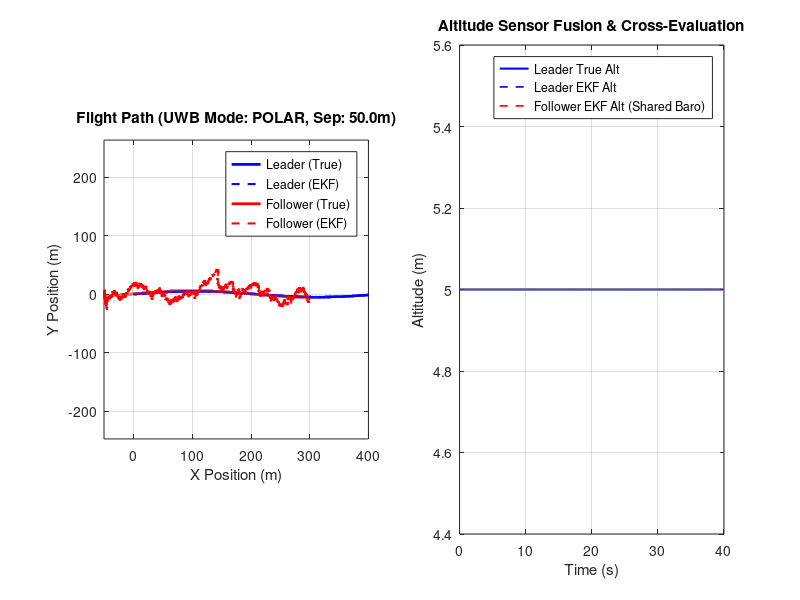
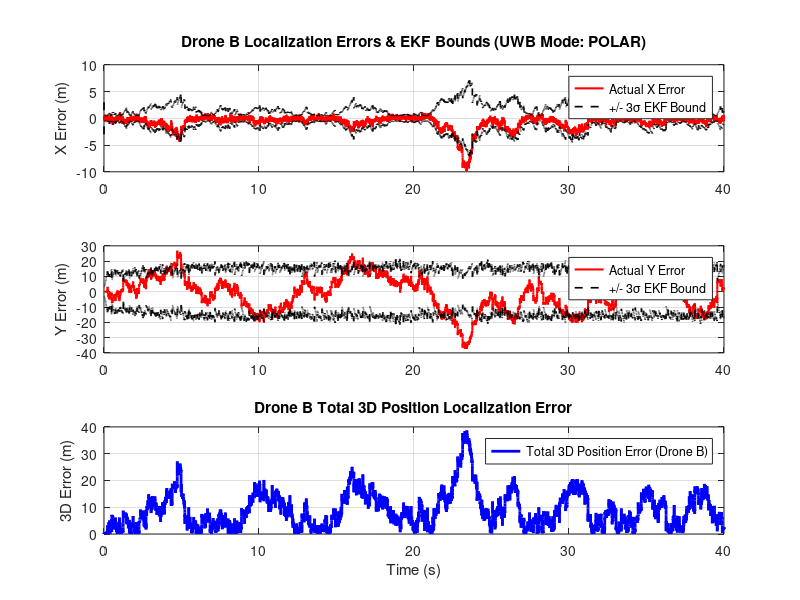

Reproduce these figures in MATLAB, in order.
%% =========================================================================
% MULTI-DRONE NAVIGATION AND SENSOR FUSION SIMULATION (LEADER-FOLLOWER)
% =========================================================================
% Description: 
%   - Drone A (Leader): Sinusoidal forward flight path, GPS, Ideal Baro, DR.
%   - Drone B (Follower): GPS-denied, Ideal Baro, DR, and UWB relative ranging.
%   - Feature Added: Toggleable UWB calculation in Polar Coordinates (Radius 
%     from UWB range, angle estimation via EKF).
% =========================================================================

clear; close all; clc;

%% 1. CONFIGURABLE SIMULATION PARAMETERS
config.coord_system       = 'polar'; % Global display: 'cartesian' or 'polar'
config.uwb_representation = 'polar';     % UWB mode: 'polar' (radius calculated directly) or 'cartesian'
config.sep_distance       = 50.0;         % Following distance for Drone B (meters)
config.flight_speed       = 10.0;         % Operational speed (m/s)
config.dt                 = 0.001;         % Time step (seconds)
config.T_total            = 40.0;        % Total simulation time (seconds)

time_vec = 0:config.dt:config.T_total;
num_steps = length(time_vec);

%% 2. TRUE TRAJECTORY GENERATION (LEADER - DRONE A)
amplitude_y = 5.0;  % Sway amplitude (meters)
freq_y = 0.15;      % Sway frequency (rad/s)

true_A = struct();
true_A.x = zeros(1, num_steps);
true_A.y = zeros(1, num_steps);
true_A.z = zeros(1, num_steps);
true_A.v = zeros(1, num_steps);
true_A.psi = zeros(1, num_steps);

for k = 1:num_steps
    t = time_vec(k);
    true_A.x(k) = config.flight_speed * t;
    true_A.y(k) = amplitude_y * sin(freq_y * t);
    true_A.z(k) = 5.0; % Constant clean altitude profile
    
    if k == 1
        true_A.v(k) = config.flight_speed;
        true_A.psi(k) = 0;
    else
        dx = true_A.x(k) - true_A.x(k-1);
        dy = true_A.y(k) - true_A.y(k-1);
        true_A.v(k) = sqrt(dx^2 + dy^2) / config.dt;
        true_A.psi(k) = atan2(dy, dx);
    end
end

% Generate Follower (Drone B) Trajectory: lagging Drone A by separation distance
true_B = struct();
true_B.x = zeros(1, num_steps);
true_B.y = zeros(1, num_steps);
true_B.z = zeros(1, num_steps);
true_B.v = zeros(1, num_steps);
true_B.psi = zeros(1, num_steps);

for k = 1:num_steps
    lag_steps = round((config.sep_distance / config.flight_speed) / config.dt);
    ref_idx = max(1, k - lag_steps);
    
    true_B.x(k) = true_A.x(ref_idx) - config.sep_distance * cos(true_A.psi(ref_idx));
    true_B.y(k) = true_A.y(ref_idx) - config.sep_distance * sin(true_A.psi(ref_idx));
    true_B.z(k) = true_A.z(ref_idx);
    true_B.v(k) = true_A.v(ref_idx);
    true_B.psi(k) = true_A.psi(ref_idx);
end

%% 3. SENSOR NOISE & MEASUREMENT GENERATION
rng(42); % Seed for reproducibility

gps_noise_std = 1.5;     
dr_v_noise_std = 0.2;    
dr_psi_noise_std = 0.05; 
uwb_noise_std = 0.3;     

% Drone A Measurements
meas_A.gps_x = true_A.x + gps_noise_std * randn(1, num_steps);
meas_A.gps_y = true_A.y + gps_noise_std * randn(1, num_steps);
meas_A.baro_z = true_A.z; 
meas_A.dr_v = true_A.v + dr_v_noise_std * randn(1, num_steps);
meas_A.dr_psi = true_A.psi + dr_psi_noise_std * randn(1, num_steps);

% Drone B Measurements (GPS-Denied)
true_dist = sqrt((true_A.x - true_B.x).^2 + (true_A.y - true_B.y).^2 + (true_A.z - true_B.z).^2);
meas_B.uwb_dist = true_dist + uwb_noise_std * randn(1, num_steps);
meas_B.baro_z = true_B.z; 
meas_B.shared_alt_A = true_A.z; 
meas_B.dr_v = true_B.v + dr_v_noise_std * randn(1, num_steps);
meas_B.dr_psi = true_B.psi + dr_psi_noise_std * randn(1, num_steps);

%% 4. EXTENDED KALMAN FILTER (EKF) INITIALIZATION
est_A = zeros(5, num_steps);
est_A(:, 1) = [true_A.x(1); true_A.y(1); true_A.z(1); config.flight_speed; true_A.psi(1)];
P_A = eye(5) * 1.0;

est_B = zeros(5, num_steps);
est_B(:, 1) = [true_B.x(1); true_B.y(1); true_B.z(1); config.flight_speed; true_B.psi(1)];
P_B = eye(5) * 1.0;

% Storage for EKF Covariance (to track uncertainty bounds for Drone B)
P_history_B = zeros(5, num_steps);
P_history_B(:, 1) = diag(P_B);

Q = diag([0.01, 0.01, 0.01, 0.1, 0.05]);

%% 5. EKF ESTIMATION LOOP
for k = 2:num_steps
    %% --- DRONE A EKF UPDATE ---
    xA = est_A(1, k-1); yA = est_A(2, k-1); zA = est_A(3, k-1);
    vA = est_A(4, k-1); psiA = est_A(5, k-1);
    
    xA_pred = xA + vA * cos(psiA) * config.dt;
    yA_pred = yA + vA * sin(psiA) * config.dt;
    zA_pred = zA; 
    vA_pred = meas_A.dr_v(k);
    psiA_pred = meas_A.dr_psi(k);
    
    x_pred_A = [xA_pred; yA_pred; zA_pred; vA_pred; psiA_pred];
    
    F_A = [1, 0, 0, cos(psiA)*config.dt, -vA*sin(psiA)*config.dt;
           0, 1, 0, sin(psiA)*config.dt,  vA*cos(psiA)*config.dt;
           0, 0, 1, 0,            0;
           0, 0, 0, 1,            0;
           0, 0, 0, 0,            1];
       
    P_pred_A = F_A * P_A * F_A' + Q;
    
    z_meas_A = [meas_A.gps_x(k); meas_A.gps_y(k); meas_A.baro_z(k)];
    H_A = [1, 0, 0, 0, 0;
           0, 1, 0, 0, 0;
           0, 0, 1, 0, 0];
    R_A = diag([gps_noise_std^2, gps_noise_std^2, 1e-4]);
    
    y_res_A = z_meas_A - H_A * x_pred_A;
    S_A = H_A * P_pred_A * H_A' + R_A;
    K_A = P_pred_A * H_A' / S_A;
    
    est_A(:, k) = x_pred_A + K_A * y_res_A;
    P_A = (eye(5) - K_A * H_A) * P_pred_A;

    %% --- DRONE B EKF UPDATE (GPS-Denied) ---
    xB = est_B(1, k-1); yB = est_B(2, k-1); zB = est_B(3, k-1);
    vB = est_B(4, k-1); psiB = est_B(5, k-1);
    
    xB_pred = xB + vB * cos(psiB) * config.dt;
    yB_pred = yB + vB * sin(psiB) * config.dt;
    zB_pred = meas_B.shared_alt_A(k); 
    vB_pred = meas_B.dr_v(k);
    psiB_pred = meas_B.dr_psi(k);
    
    x_pred_B = [xB_pred; yB_pred; zB_pred; vB_pred; psiB_pred];
    
    F_B = [1, 0, 0, cos(psiB)*config.dt, -vB*sin(psiB)*config.dt;
           0, 1, 0, sin(psiB)*config.dt,  vB*cos(psiB)*config.dt;
           0, 0, 1, 0,            0;
           0, 0, 0, 1,            0;
           0, 0, 0, 0,            1];
       
    P_pred_B = F_B * P_B * F_B' + Q;
    
    % --- UWB MEASUREMENT PROCESSING: POLAR VS CARTESIAN OPTION ---
    dx_est = est_A(1, k) - xB_pred;
    dy_est = est_A(2, k) - yB_pred;
    dz_est = est_A(3, k) - zB_pred;
    
    if strcmpi(config.uwb_representation, 'polar')
        % Polar UWB formulation: Radius (range) is fully supplied by UWB,
        % while relative angle (bearing) and position are estimated by EKF.
        r_uwb_meas = meas_B.uwb_dist(k);
        r_est = sqrt(dx_est^2 + dy_est^2 + dz_est^2);
        
        z_meas_B = [r_uwb_meas; meas_B.shared_alt_A(k)];
        z_pred_B = [r_est; zB_pred];
        
        % Jacobian mapping polar radius and altitude to EKF state
        H_B = [-dx_est/r_est, -dy_est/r_est, -dz_est/r_est, 0, 0;
                0,              0,             1,             0, 0];
    else
        % Standard Cartesian distance formulation
        dist_est = sqrt(dx_est^2 + dy_est^2 + dz_est^2);
        
        z_meas_B = [meas_B.uwb_dist(k); meas_B.shared_alt_A(k)];
        z_pred_B = [dist_est; zB_pred];
        
        H_B = [-dx_est/dist_est, -dy_est/dist_est, -dz_est/dist_est, 0, 0;
                0,                0,                1,                  0, 0];
    end
    
    R_B = diag([uwb_noise_std^2, 1e-4]);
    y_res_B = z_meas_B - z_pred_B;
    
    S_B = H_B * P_pred_B * H_B' + R_B;
    K_B = P_pred_B * H_B' / S_B;
    
    est_B(:, k) = x_pred_B + K_B * y_res_B;
    P_B = (eye(5) - K_B * H_B) * P_pred_B;
    
    % Store covariance diagonal for Drone B uncertainty bounds
    P_history_B(:, k) = diag(P_B);
end

%% 6. VISUALIZATION SCRIPTS
% --- Figure 1: Flight Paths & Altitude Cross-Evaluation ---
figure('Name', 'Cartesian Trajectories & Sensor Fusion', 'Position', [100, 100, 1200, 550], 'Color', 'w');

subplot(1, 2, 1);
plot(true_A.x, true_A.y, 'b-', 'LineWidth', 2); hold on;
plot(est_A(1,:), est_A(2,:), 'b--', 'LineWidth', 1.5);
plot(true_B.x, true_B.y, 'r-', 'LineWidth', 2);
plot(est_B(1,:), est_B(2,:), 'r--', 'LineWidth', 1.5);
grid on; xlabel('X Position (m)'); ylabel('Y Position (m)');
legend('Leader (True)', 'Leader (EKF)', 'Follower (True)', 'Follower (EKF)', 'Location', 'best');
title(sprintf('Flight Path (UWB Mode: %s, Sep: %.1fm)', upper(config.uwb_representation), config.sep_distance));
axis equal;

subplot(1, 2, 2);
plot(time_vec, true_A.z, 'b-', 'LineWidth', 1.5); hold on;
plot(time_vec, est_A(3,:), 'b--', 'LineWidth', 1.2);
plot(time_vec, est_B(3,:), 'r--', 'LineWidth', 1.2);
grid on; xlabel('Time (s)'); ylabel('Altitude (m)');
legend('Leader True Alt', 'Leader EKF Alt', 'Follower EKF Alt (Shared Baro)', 'Location', 'best');
title('Altitude Sensor Fusion & Cross-Evaluation');

% --- Figure 2: Dedicated Drone B Localization Error & Uncertainty Bounds ---
figure('Name', 'Drone B Localization Error Analysis', 'Position', [150, 150, 1100, 700], 'Color', 'w');

err_xB = true_B.x - est_B(1,:);
err_yB = true_B.y - est_B(2,:);
err_zB = true_B.z - est_B(3,:);
err_total_B = sqrt(err_xB.^2 + err_yB.^2 + err_zB.^2);

sigma3_xB = 3 * sqrt(P_history_B(1,:));
sigma3_yB = 3 * sqrt(P_history_B(2,:));
sigma3_zB = 3 * sqrt(P_history_B(3,:));

subplot(3, 1, 1);
plot(time_vec, err_xB, 'r-', 'LineWidth', 1.5); hold on;
plot(time_vec,  sigma3_xB, 'k--', 'LineWidth', 1.2);
plot(time_vec, -sigma3_xB, 'k--', 'LineWidth', 1.2);
grid on; ylabel('X Error (m)');
legend('Actual X Error', '+/- 3\sigma EKF Bound', 'Location', 'best');
title(sprintf('Drone B Localization Errors & EKF Bounds (UWB Mode: %s)', upper(config.uwb_representation)));

subplot(3, 1, 2);
plot(time_vec, err_yB, 'r-', 'LineWidth', 1.5); hold on;
plot(time_vec,  sigma3_yB, 'k--', 'LineWidth', 1.2);
plot(time_vec, -sigma3_yB, 'k--', 'LineWidth', 1.2);
grid on; ylabel('Y Error (m)');
legend('Actual Y Error', '+/- 3\sigma EKF Bound', 'Location', 'best');

subplot(3, 1, 3);
plot(time_vec, err_total_B, 'b-', 'LineWidth', 2); hold on;
grid on; xlabel('Time (s)'); ylabel('3D Error (m)');
legend('Total 3D Position Error (Drone B)', 'Location', 'best');
title('Drone B Total 3D Position Localization Error');
